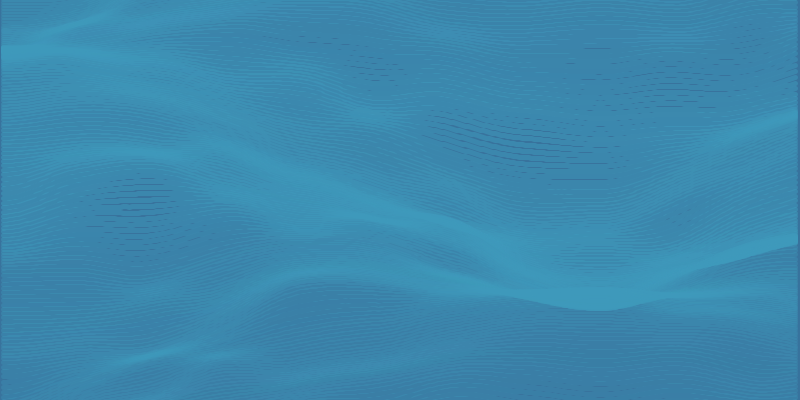
Frame 1 (no input)
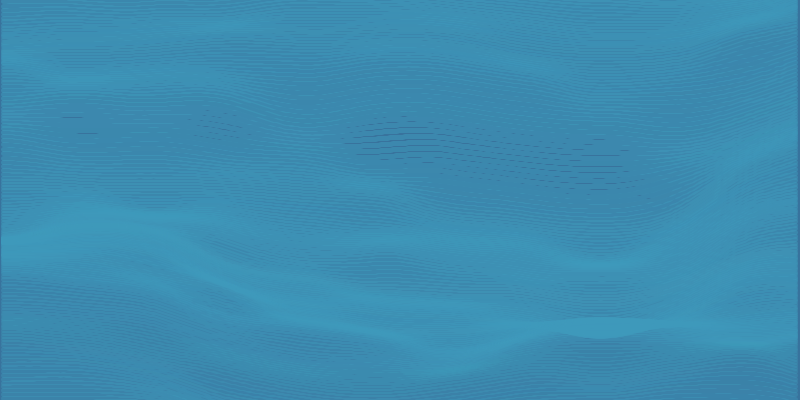
Frame 60 (the mouse pressed at the canvas centre just before this capture)
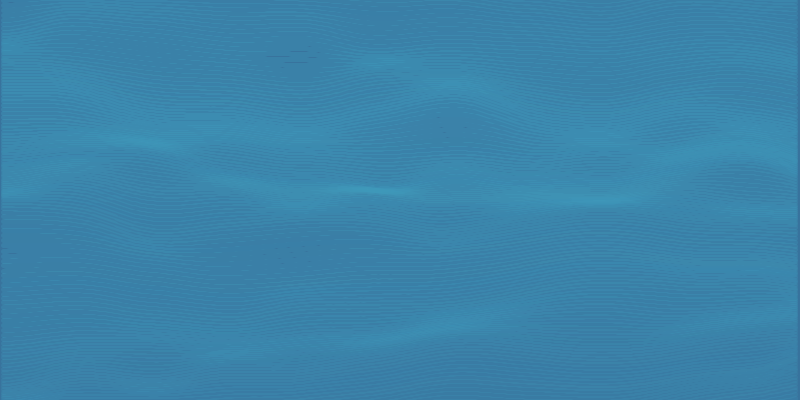
Frame 120 (the mouse held since frame 60 and released just before this capture)

The Processing sketch that drew these frames (run headless with seeded random() and noise(); from frame 60 on, the mouse is pressed at the canvas centre):

// Processing sketch: processing_84831
// ── processing_84831.pde

float nxScale;
float nyScale;
float n;
float t;
float mouseSpeed;
float mx;
float framerate;
 
void setup(){
  frameRate(200);
  size(800, 400);
  strokeWeight(5);
  smooth();
  noFill();
}
 
void draw(){
  background(56, 115, 157, 50);
  
  for(int j=0; j < height*2.1; j+=3){
    beginShape(POLYGON);
    for(int i=0; i < width; i+=3){
      nxScale = height*1.5;
      nyScale = width/3.2;
      n = noise(i/nxScale, j/nyScale, t/nxScale)*255;   
      stroke(62, 153, 187, n);   
//      stroke(37, 92, 120, n);   
      curveVertex(i, j+n-height*1.2);
    }
    endShape();
  }
  
  mouseSpeed = dist(mouseX, mouseY, pmouseX, pmouseY)/2;
  mx = 30;
  if(mouseSpeed > 0){
//    mx = mouseSpeed;
    framerate = mouseSpeed*2;
  }
  else{
    framerate -= 1;
  }
  
  if(framerate < 60){
    framerate = 60;
  }
  
  t+=mx;
//  println(framerate);
}

//inspiration and reference: http://www.openprocessing.org/sketch/17846
